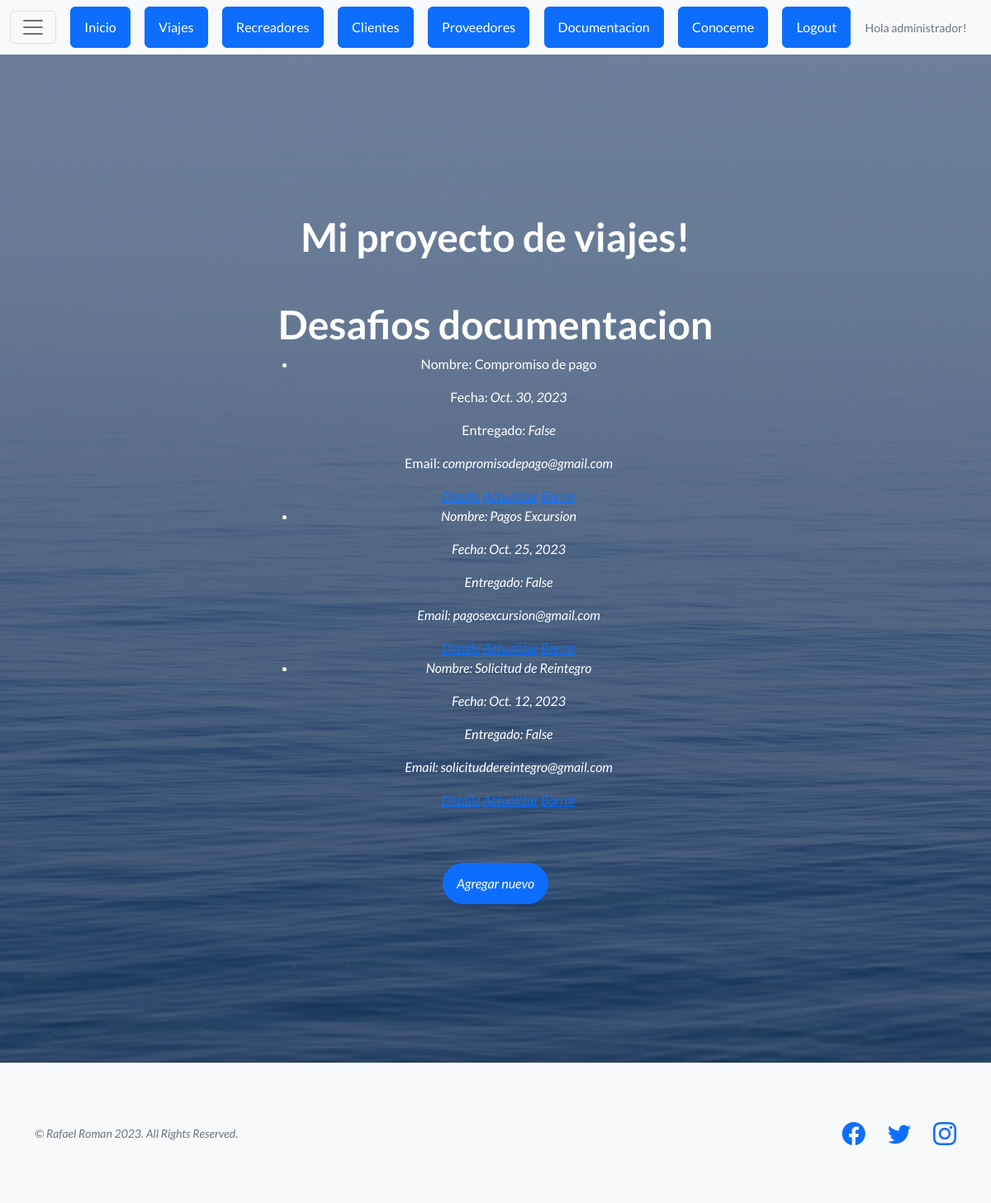
Before: /proyecto/documentacion/list (signed in) with the older database file.
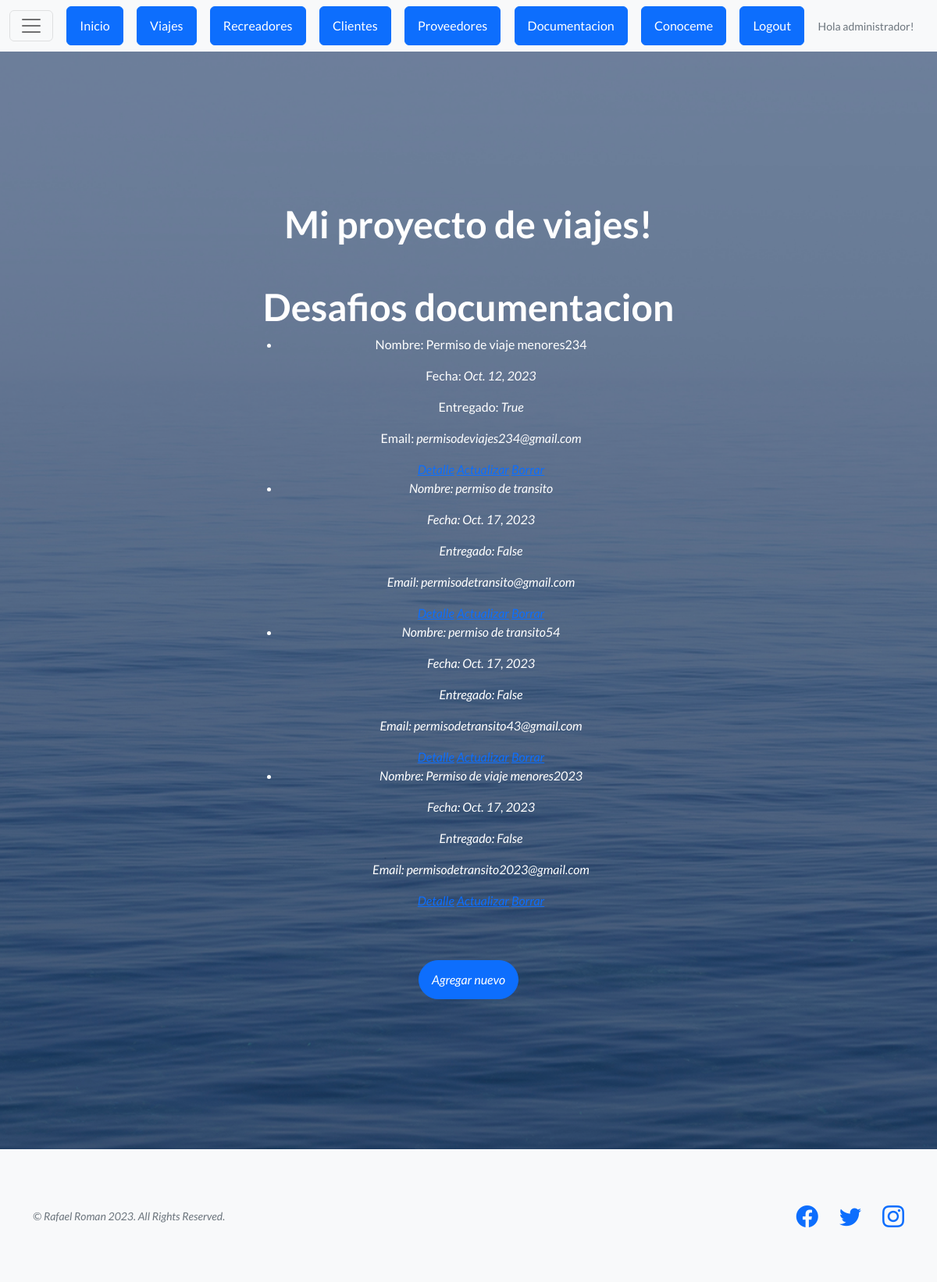
After: the same page with the newer database file.
### appexcursiones/models.py (models this page shows, shortened)
class Documentacion(models.Model):
    nombre = models.CharField(max_length=50)
    fechatope = models.DateField()
    entregado = models.BooleanField()
    email= models.EmailField(max_length=80)

### appexcursiones/views.py (the view)
# urls.py: path('documentacion/list',  views.DocumentacionList.as_view(), name="proyecto-documentacion-list"),
class DocumentacionList(LoginRequiredMixin, ListView):
    model = Documentacion
    template_name = "Appnuevo/documentacion_list.html"

### appexcursiones/templates/Appnuevo/documentacion_list.html
{% extends "Appnuevo/base.html" %}
{% block contenido %}
<h1>Desafios documentacion</h1>
<ul>
    {% for documento in object_list %}
        <li>
            <p>Nombre: {{documento.nombre}}</p>
            <p>Fecha: <i>{{documento.fechatope}}</i></p>
            <p>Entregado: <i>{{documento.entregado}}</i></p>
            <p>Email: <i>{{documento.email}}</p>
            <a href="{% url 'proyecto-documentacion-detail' documento.id %}">Detalle</a>
            <a href="{% url 'proyecto-documentacion-update' documento.id %}">Actualizar</a>
            <a href="{% url 'proyecto-documentacion-delete' documento.id %}">Borrar</a>
        </li>
    {% endfor %}
</ul>
<a class="btn btn-primary btn-xl rounded-pill mt-5" href="{% url 'proyecto-documentacion-create' %}">Agregar nuevo</a>
{% endblock contenido %}

### appexcursiones/templates/Appnuevo/base.html (shortened to what this page needs)
<!DOCTYPE html>
<html lang="en">
    <head>
        {% load static %}
        <link href="https://cdn.jsdelivr.net/npm/bootstrap-icons@1.5.0/font/bootstrap-icons.css" rel="stylesheet" type="text/css" />
        <link href="{% static 'Appnueva/css/styles.css' %}" rel="stylesheet" />
    </head>
    <body>
        <nav class="navbar navbar-light bg-light static-top">
            <div class="container-fluid">
                <button class="navbar-toggler" type="button" data-bs-toggle="collapse" data-bs-target="#navbarTogglerDemo01" aria-controls="navbarTogglerDemo01" aria-expanded="false" aria-label="Toggle navigation">
                 <span class="navbar-toggler-icon"></span>
                </button>
                <a class="btn btn-primary" href="{% url 'proyecto-inicio' %}">Inicio</a>
                <a class="btn btn-primary" href="{% url 'proyecto-viajes' %}">Viajes</a>
                <a class="btn btn-primary" href="{% url 'proyecto-recreadores-list' %}">Recreadores</a>
                <a class="btn btn-primary" href="{% url 'proyecto-clientes-list' %}">Clientes</a>
                <a class="btn btn-primary" href="{% url 'proyecto-proveedores-list' %}">Proveedores</a>
                <a class="btn btn-primary" href="{% url 'proyecto-documentacion-list' %}">Documentacion</a>
                <a class="btn btn-primary" href="{% url 'appdos-conoceme' %}">Conoceme</a>
                {% if request.user.is_authenticated %}
                    <a class="btn btn-primary" href="{% url 'auth-logout' %}">Logout</a>
                    <p class="small text-muted mb-4 mb-lg-0">Hola {{request.user.username}}!</p>
                {% else %}
                    <a class="btn btn-primary" href="{% url 'auth-login' %}">Login</a>
                    <p class="small text-muted mb-4 mb-lg-0">Hola Visitante</p>
                {% endif %}
            </div>
        </nav>
        <header class="masthead">
            <div class="container position-relative">
                <div class="row justify-content-center">
                    <div class="col-xl-6">
                        <div class="text-center text-white">
                            <h1 class="mb-5">Mi proyecto de viajes!</h1>
                            {% block  contenido %}
                            {% endblock  %}
                        </div>
                    </div>
                </div>
            </div>
        </header>
        <footer class="footer bg-light">
            <div class="container">
                <div class="row">
                    <div class="col-lg-6 h-100 text-center text-lg-start my-auto">
                        <p class="text-muted small mb-4 mb-lg-0">&copy; Rafael Roman 2023. All Rights Reserved.</p>
                    </div>
                    <div class="col-lg-6 h-100 text-center text-lg-end my-auto">
                        <ul class="list-inline mb-0">
                            <li class="list-inline-item me-4">
                                <a href="#!"><i class="bi-facebook fs-3"></i></a>
                            </li>
                            <li class="list-inline-item me-4">
                                <a href="#!"><i class="bi-twitter fs-3"></i></a>
                            </li>
                            <li class="list-inline-item">
                                <a href="#!"><i class="bi-instagram fs-3"></i></a>
                            </li>
                        </ul>
                    </div>
                </div>
            </div>
        </footer>
    </body>
</html>

Changed rows visible on the page:
removed Documentacion: nombre "Compromiso de pago", fechatope "Oct. 30, 2023", entregado "False", email "compromisodepago@gmail.com"
removed Documentacion: nombre "Pagos Excursion", fechatope "Oct. 25, 2023", entregado "False", email "pagosexcursion@gmail.com"
removed Documentacion: nombre "Solicitud de Reintegro", fechatope "Oct. 12, 2023", entregado "False", email "solicituddereintegro@gmail.com"
added Documentacion: nombre "Permiso de viaje menores234", fechatope "Oct. 12, 2023", entregado "True", email "permisodeviajes234@gmail.com"
added Documentacion: nombre "permiso de transito", fechatope "Oct. 17, 2023", entregado "False", email "permisodetransito@gmail.com"
added Documentacion: nombre "permiso de transito54", fechatope "Oct. 17, 2023", entregado "False", email "permisodetransito43@gmail.com"
added Documentacion: nombre "Permiso de viaje menores2023", fechatope "Oct. 17, 2023", entregado "False", email "permisodetransito2023@gmail.com"
